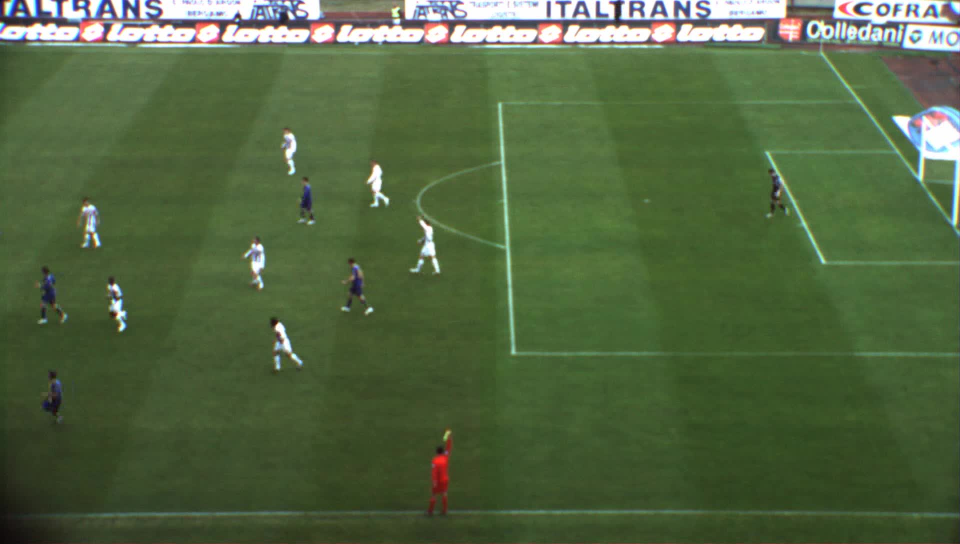
#> input picture homography/filmrole1_001.jpg, 1920 x 1088 px (shown at 1/2 size)
$ python homography_transformer_right.py
#> lines starting #> are read from the running program, lines starting #| are printed output that depends on the picture
import numpy as np
from matplotlib.image import imread
import matplotlib.pyplot as plt
import matplotlib.path as mpath
import matplotlib
import seaborn as sns


def homography_solve():
    """
    u = points in the video
    v = points on the map
    """
    v = np.array([[1303, 450],
                  # [[1300, 184],
                  # [1222, 316],
                  # [1090, 714],
                  [1302, 31],
                  [1154, 452],
                  [1089, 868]])

    u = np.array([[1873, 403], # G
                  # [1718, 202], # A
                  # [1532, 302], # B
                  # [1302, 704], # C
                  [1642, 108], # D
                  [1291, 400], # E
                  [1041, 1017]]) # F

    U = np.zeros((8, 2*u.shape[0]))
    for k in range(2*u.shape[1]):
        U[2*k,:] =   [u[k,0], u[k,1], 1, 0, 0, 0, -v[k, 0]*u[k, 0], -v[k, 0]*u[k, 1]]
        U[2*k+1,:] = [0, 0, 0, u[k,0], u[k,1], 1, -v[k, 1]*u[k, 0], -v[k, 1]*u[k, 1]]

    V = []
    for k in range(2*v.shape[1]):
        V.append(v[k,0])
        V.append(v[k,1])

    V = np.array(V)

    h = np.linalg.inv(U.T @ U) @ U.T @ V

    H = np.array([[h[0], h[1], h[2]],
                  [h[3], h[4], h[5]],
                  [h[6], h[7], 1]])
    return H

def homography_transform(u, H):
    u = np.append(u, 1)
    u_homogeneous = np.array(u).reshape(3,1)
    v_homogeneous = H @ u
    return [v_homogeneous[0]/v_homogeneous[2], v_homogeneous[1]/v_homogeneous[2]]


def plot_heatmap(map):

    ax = sns.heatmap(map, cmap="coolwarm")

    height = map.shape[0]
    width = map.shape[1]

    pitch = plt.Rectangle([0, 0], width = width, height = height, fill = False)
    leftPenalty = plt.Rectangle([0, 0.28*height], width = 0.12*width, height = 0.45*height, fill = False)
    rightPenalty = plt.Rectangle([0.88*width, 0.28*height], width = 0.12*width, height = 35.3/80*height, fill = False)
    midline = matplotlib.patches.ConnectionPatch([0.5*width, 0], [0.5*width, height], "data", "data")

    #Left, Right 6-yard Box
    leftSixYard = plt.Rectangle([0, 0.4*height], width = 0.04*width, height = 0.2*height, fill = False)
    rightSixYard = plt.Rectangle([0.96*width, 0.4*height], width = 0.04*width, height = 0.2*height, fill = False)

    # #Prepare Circles
    centreCircle = plt.Circle((0.5*width, 0.5*height), 0.09*width,color="black", fill = False)
    centreSpot = plt.Circle((0.5*width, 0.5*height), 0.005*width,color="black")
    #Penalty spots and Arcs around penalty boxes
    leftPenSpot = plt.Circle((0.08*width, 0.5*height), 0.005*width, color="black")
    rightPenSpot = plt.Circle((0.92*width, 0.5*height), 0.005*width, color="black")

    element = [pitch, leftPenalty, rightPenalty, midline, leftSixYard, rightSixYard, centreCircle, centreSpot, rightPenSpot, leftPenSpot]

    for i in element:
        ax.add_patch(i)

    plt.axis('equal')
    plt.show()

########################################

if __name__ == "__main__":
    source_img = imread("filmrole1_001.jpg")
#> source_img is the input picture: shape (1088, 1920, 3); mean R, G, B 81.8, 101.4, 65.1
    target_img = imread("stadium.png")
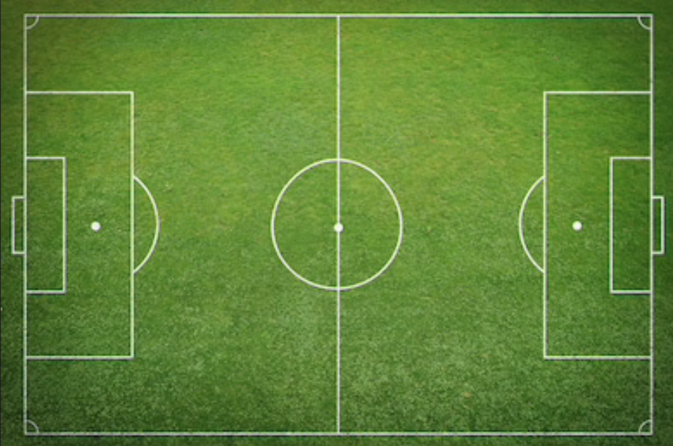
#> input picture homography/stadium.png, 1346 x 892 px (shown at 1/2 size)
#> target_img is the input picture: shape (892, 1346, 4) float32; mean R, G, B, A 0.376, 0.517, 0.216, 1

    source_img = source_img / 255 #scaling the jpg file from 0 to 1 instead of 0 to 255
    target_img = target_img[:,:,:-1] #removing the last component (alpha) of the png file
#> target_img: shape (892, 1346, 3) float32

    blue_heatmap = np.zeros((target_img.shape[0], target_img.shape[1]))
    white_heatmap = np.zeros((target_img.shape[0], target_img.shape[1]))

    H = homography_solve()

    blue_players_video = [[714, 622]]
    white_players_video = [[852, 538]]
    blue_players_map = []
    white_players_map = []

    for blue_player_video in blue_players_video:
        player_pos = homography_transform(blue_player_video, H)
        blue_players_map.append([int(player_pos[1]), int(player_pos[0])])

        print('blue_player', blue_players_map[-1])

        for i in range(-10, 10):
            for j in range(-10, 10):
                blue_heatmap[blue_players_map[-1][0] + i][blue_players_map[-1][1] + j] += 1

    for white_player_video in white_players_video:
        player_pos = homography_transform(white_player_video, H)
        white_players_map.append([int(player_pos[1]), int(player_pos[0])])

        print('white_player', white_players_map[-1])

        for i in range(-10, 10):
            for j in range(-10, 10):
                white_heatmap[white_players_map[-1][0] + i][white_players_map[-1][1] + j] += 1


    plot_heatmap(blue_heatmap)
#> in plot_heatmap, `plt.show()`:
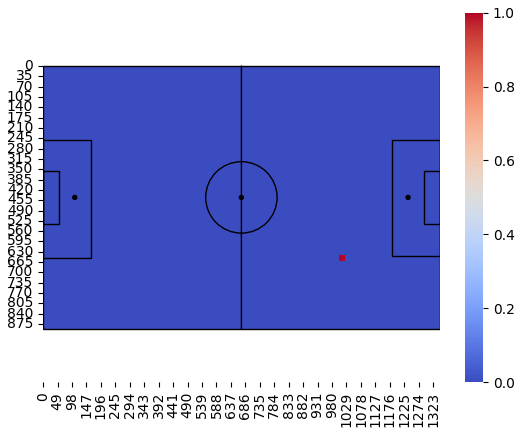
#> figure drawn by matplotlib, 2 panels
    plot_heatmap(white_heatmap)

#
